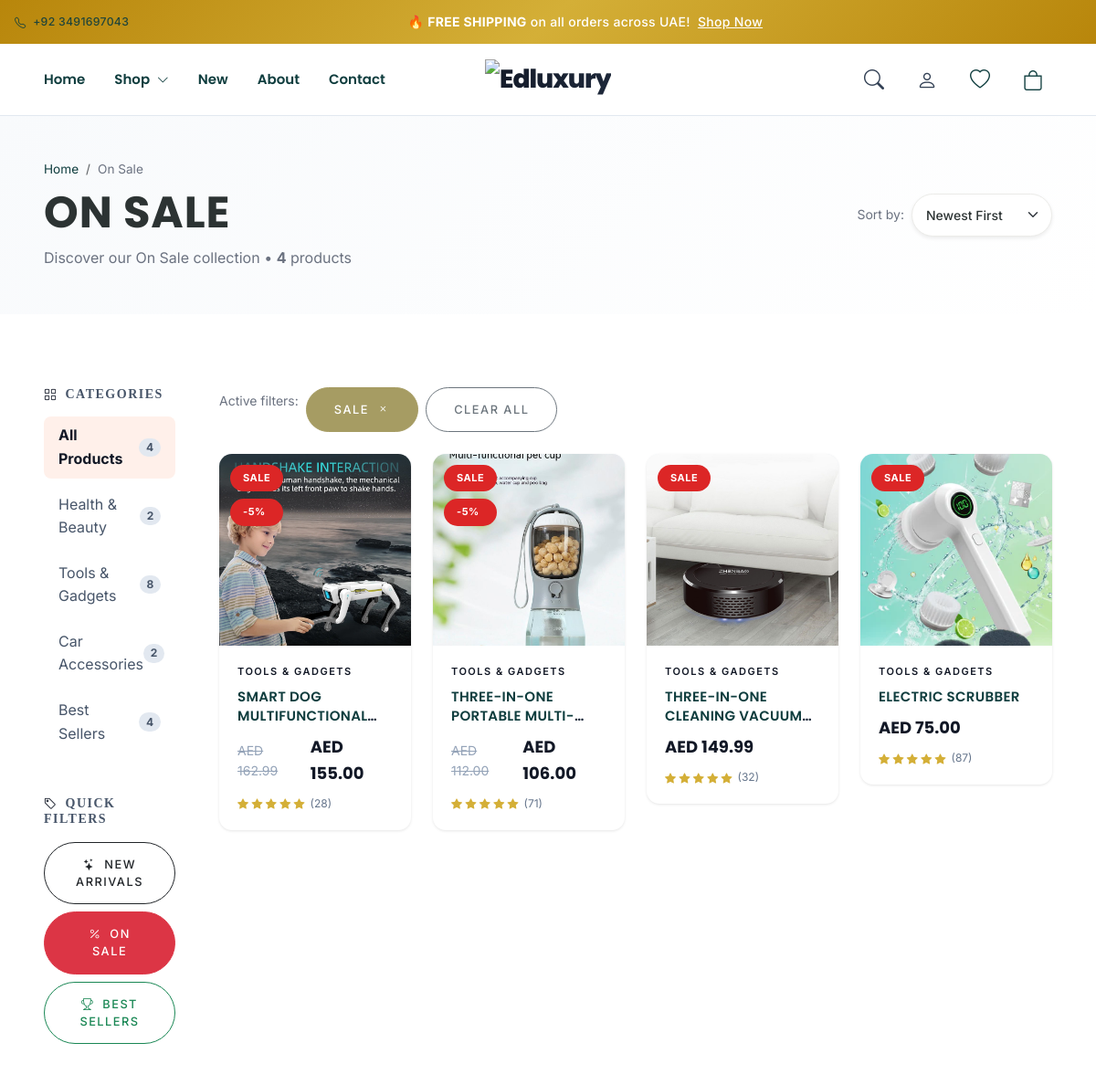
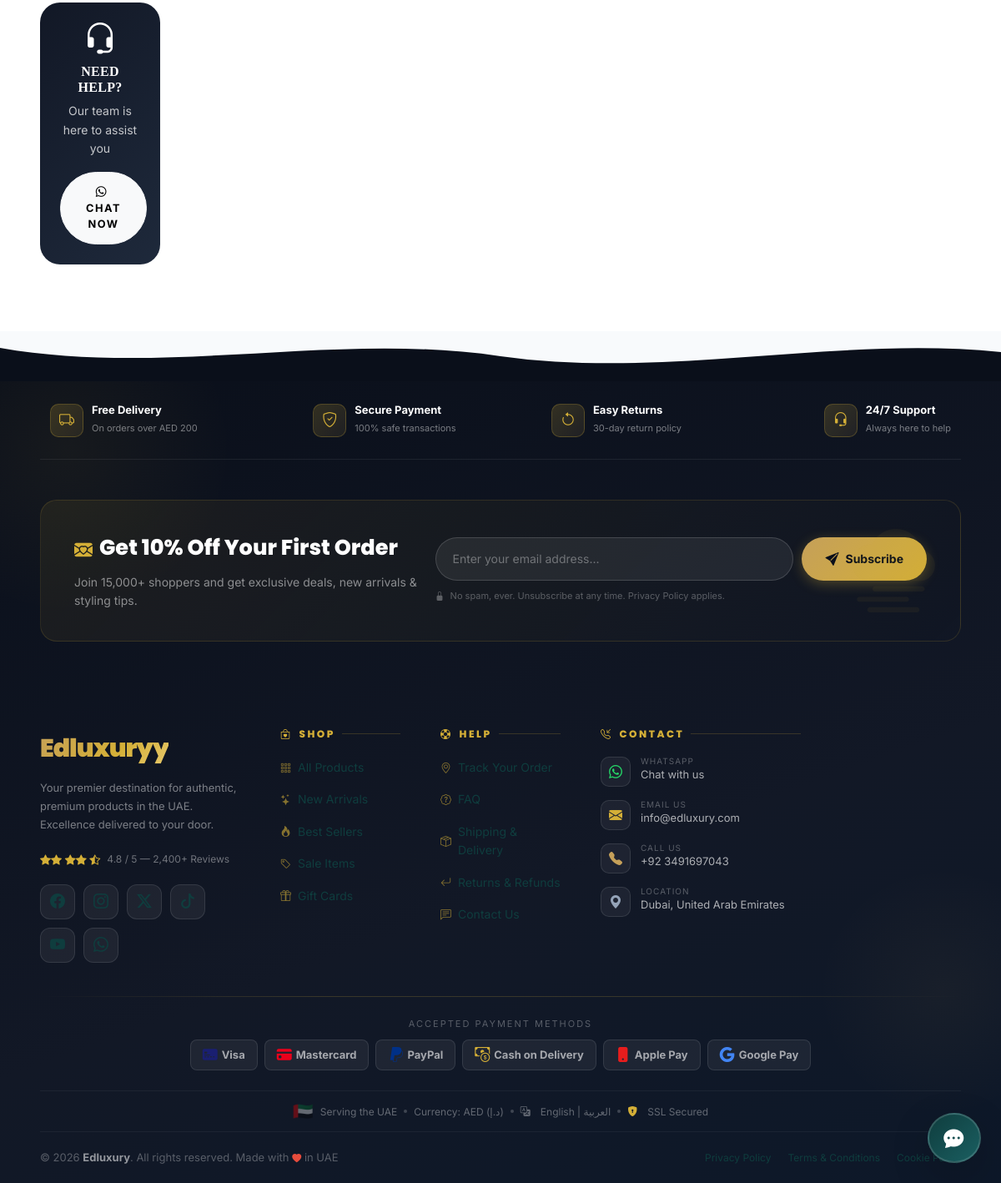
Screenshot of /products.php?badge=sale with the database file from the repository (2 pictures, top to bottom).
### tables this page shows
CREATE TABLE `categories` (
  `id` int(11) UNSIGNED NOT NULL,
  `name` varchar(100) NOT NULL,
  `slug` varchar(100) NOT NULL,
  `description` text DEFAULT NULL,
  `parent_id` int(11) UNSIGNED DEFAULT NULL,
  `image` varchar(255) DEFAULT NULL,
  `meta_title` varchar(200) DEFAULT NULL,
  `meta_description` text DEFAULT NULL,
  `status` enum('active','inactive') DEFAULT 'active',
  `sort_order` int(11) DEFAULT 0,
  `created_at` timestamp NOT NULL DEFAULT current_timestamp(),
  `updated_at` timestamp NOT NULL DEFAULT current_timestamp() ON UPDATE current_timestamp()
);

CREATE TABLE `products` (
  `id` int(11) UNSIGNED NOT NULL,
  `category_id` int(11) UNSIGNED DEFAULT NULL,
  `name` varchar(200) NOT NULL,
  `name_ar` varchar(300) DEFAULT NULL,
  `slug` varchar(200) NOT NULL,
  `sku` varchar(50) DEFAULT NULL,
  `barcode` varchar(50) DEFAULT NULL,
  `description` text DEFAULT NULL,
  `short_description` varchar(500) DEFAULT NULL,
  `price` decimal(10,2) NOT NULL,
  `compare_price` decimal(10,2) DEFAULT NULL,
  `cost_price` decimal(10,2) DEFAULT NULL,
  `stock_quantity` int(11) DEFAULT 0,
  `low_stock_threshold` int(11) DEFAULT 5,
  `weight` decimal(8,2) DEFAULT NULL,
  `dimensions` varchar(100) DEFAULT NULL,
  `badge` enum('none','new','hot','sale','limited') DEFAULT 'none',
  `featured` tinyint(1) DEFAULT 0,
  `is_winning` tinyint(1) DEFAULT 0,
  `meta_title` varchar(200) DEFAULT NULL,
  `meta_description` text DEFAULT NULL,
  `status` enum('active','inactive','draft') DEFAULT 'active',
  `created_at` timestamp NOT NULL DEFAULT current_timestamp(),
  `updated_at` timestamp NOT NULL DEFAULT current_timestamp() ON UPDATE current_timestamp(),
  `video_url` varchar(500) DEFAULT NULL,
  `countdown_end` datetime DEFAULT NULL,
  `show_countdown` tinyint(1) DEFAULT 0,
  `highlights` text DEFAULT NULL,
  `show_stock_bar` tinyint(1) DEFAULT 0,
  `custom_buy_button` varchar(100) DEFAULT NULL
);

CREATE TABLE `product_images` (
  `id` int(11) UNSIGNED NOT NULL,
  `product_id` int(11) UNSIGNED NOT NULL,
  `image_path` varchar(255) NOT NULL,
  `alt_text` varchar(200) DEFAULT NULL,
  `sort_order` int(11) DEFAULT 0,
  `is_primary` tinyint(1) DEFAULT 0,
  `created_at` timestamp NOT NULL DEFAULT current_timestamp()
);

### products.php (the view, shortened to what the rows shown need)
<?php
$page = isset($_GET['page']) ? max(1, intval($_GET['page'])) : 1;
$categorySlug = $_GET['category'] ?? null;
$sort = $_GET['sort'] ?? 'newest';
$badge = $_GET['badge'] ?? null;
$pageTitle = 'Shop All';
require_once 'includes/header.php';
$db = Database::getInstance();
$where = ["p.status = 'active'"];
$params = [];
if ($badge) {
    $where[] = "p.badge = ?";
    $params[] = $badge;
    $badgeTitles = [
        'new' => 'New Arrivals',
        'sale' => 'On Sale',
        'bestseller' => 'Best Sellers',
        'hot' => 'Hot Products'
    ];
    $pageTitle = $badgeTitles[$badge] ?? ucfirst($badge);
}
$sortMap = [
    'newest' => 'p.created_at DESC',
    'price_low' => 'p.price ASC',
    'price_high' => 'p.price DESC',
    'name_asc' => 'p.name ASC',
    'popular' => 'p.views DESC'
];
$orderBy = $sortMap[$sort] ?? 'p.created_at DESC';
$perPage = 12;
$offset = ($page - 1) * $perPage;
$whereSql = implode(' AND ', $where);
$sql = "SELECT p.*, c.name as category_name
        FROM products p
        LEFT JOIN categories c ON p.category_id = c.id
        WHERE $whereSql
        ORDER BY $orderBy
        LIMIT $perPage OFFSET $offset";
$products = $db->fetchAll($sql, $params);
$categories = $db->fetchAll("SELECT c.*, COUNT(p.id) as product_count
                              FROM categories c
                              LEFT JOIN products p ON c.id = p.category_id AND p.status = 'active'
                              WHERE c.status = 'active'
                              GROUP BY c.id
                              ORDER BY c.sort_order ASC");
?>
<section class="py-5" style="background: linear-gradient(135deg, var(--sh-gray-50) 0%, var(--sh-white) 100%);">
    <div class="container-fluid px-3 px-md-4 px-lg-5">
        <div class="row align-items-center">
            <div class="col-lg-8">
                <h1 class="sh-heading-1 mb-2" data-aos="fade-right" data-aos-delay="100">
                    <?php echo Security::escape($pageTitle); ?>
                </h1>
            </div>
        </div>
    </div>
</section>
<section class="sh-section">
    <div class="container-fluid px-3 px-md-4 px-lg-5">
        <div class="row g-4 g-lg-5">
            <div class="col-lg-3 col-xl-2 d-none d-lg-block">
                <div class="position-sticky" style="top: 100px;">
                    <div class="mb-5">
                        <ul class="list-unstyled">
                            <?php foreach ($categories as $cat): ?>
                                <li class="mb-2">
                                    <a href="<?php echo Helpers::url('products.php?category=' . $cat['slug'] . ($badge ? "&badge=$badge" : '')); ?>"
                                        class="d-flex align-items-center justify-content-between text-decoration-none py-2 px-3 rounded-3
                                              <?php echo $categorySlug === $cat['slug'] ? 'fw-bold' : ''; ?>" style="background: <?php echo $categorySlug === $cat['slug'] ? 'rgba(255,107,53,0.1)' : 'transparent'; ?>;
                                              color: <?php echo $categorySlug === $cat['slug'] ? 'var(--sh-primary)' : 'var(--sh-gray-600)'; ?>;
                                              transition: all 0.2s;">
                                        <span><?php echo Security::escape($cat['name']); ?></span>
                                        <span class="badge rounded-pill"
                                            style="background: var(--sh-gray-200); color: var(--sh-gray-600);">
                                            <?php echo $cat['product_count']; ?>
                                        </span>
                                    </a>
                                </li>
                            <?php endforeach; ?>
                        </ul>
                    </div>
                </div>
            </div>
            <div class="col-lg-9 col-xl-10">
                <?php if (empty($products)): ?>
                    <div class="text-center py-5" data-aos="fade-up">
                        <div class="mb-4">
                            <i class="bi bi-search" style="font-size: 5rem; color: var(--sh-gray-300);"></i>
                        </div>
                        <h3 class="fw-bold mb-2">No products found</h3>
                        <p class="text-muted mb-4">Try adjusting your filters or search for something else.</p>
                        <a href="<?php echo Helpers::url('products.php'); ?>" class="sh-btn sh-btn-primary">
                            <i class="bi bi-arrow-left me-2"></i> View All Products
                        </a>
                    </div>
                <?php else: ?>
                    <div class="row g-3 g-md-4">
                        <?php foreach ($products as $index => $product): ?>
                            <?php
                            $images = $db->fetchAll("SELECT image_path FROM product_images WHERE product_id = ? ORDER BY is_primary DESC, sort_order ASC LIMIT 2", [$product['id']]);
                            $primaryImg = !empty($images[0]) ? Helpers::upload($images[0]['image_path']) : Helpers::asset('images/placeholder-product.jpg');
                            ?>
                            <div class="col-6 col-md-4 col-xl-3" data-aos="fade-up"
                                data-aos-delay="<?php echo ($index % 4) * 50; ?>">
                                <div class="sh-product-card">
                                    <div class="sh-product-media">
                                        <div class="sh-product-badges">
                                            <?php if (!empty($product['badge']) && $product['badge'] !== 'none'): ?>
                                                <span class="sh-badge sh-badge-<?php echo $product['badge']; ?>">
                                                    <?php echo strtoupper($product['badge']); ?>
                                                </span>
                                            <?php endif; ?>
                                            <?php if (!empty($product['compare_price']) && $product['compare_price'] > $product['price']): ?>
                                                <?php $discount = round((($product['compare_price'] - $product['price']) / $product['compare_price']) * 100); ?>
                                                <span class="sh-badge sh-badge-sale">-<?php echo $discount; ?>%</span>
                                            <?php endif; ?>
                                        </div>
                                        <a href="<?php echo Helpers::url('product.php?slug=' . $product['slug']); ?>">
                                            <img src="<?php echo $primaryImg; ?>"
                                                alt="<?php echo Security::escape($product['name']); ?>" loading="lazy">
                                        </a>
                                    </div>
                                    <div class="sh-product-info">
                                        <p class="sh-product-vendor">
                                            <?php echo Security::escape($product['category_name'] ?? ''); ?>
                                        </p>
                                        <h3 class="sh-product-title">
                                            <a href="<?php echo Helpers::url('product.php?slug=' . $product['slug']); ?>">
                                                <?php echo Security::escape($product['name']); ?>
                                            </a>
                                        </h3>
                                        <div class="sh-product-price">
                                            <?php if (!empty($product['compare_price']) && $product['compare_price'] > $product['price']): ?>
                                                <span
                                                    class="sh-price-compare"><?php echo Helpers::formatPrice($product['compare_price']); ?></span>
                                            <?php endif; ?>
                                            <span
                                                class="sh-price-current"><?php echo Helpers::formatPrice($product['price']); ?></span>
                                        </div>
                                        <div class="sh-product-rating">
                                            <span class="sh-stars">
                                                <i class="bi bi-star-fill"></i>
                                                <i class="bi bi-star-fill"></i>
                                                <i class="bi bi-star-fill"></i>
                                                <i class="bi bi-star-fill"></i>
                                                <i class="bi bi-star-fill"></i>
                                            </span>
                                            <span class="sh-rating-count">(<?php echo rand(10, 120); ?>)</span>
                                        </div>
                                    </div>
                                </div>
                            </div>
                        <?php endforeach; ?>
                    </div>
                <?php endif; ?>
            </div>
        </div>
    </div>
</section>
<?php require_once 'includes/footer.php'; ?>

### rows the page displays
categories: name "Health & Beauty", product_count "2"
categories: name "Tools & Gadgets", product_count "8"
categories: name "Car Accessories", product_count "2"
categories: name "Best Sellers", product_count "4"
products: badge "SALE", discount "5", product_images.image_path (picture), category.name "TOOLS & GADGETS", name "SMART DOG…", compare_price "AED 162.99", price "AED 155.00"
products: badge "SALE", discount "5", product_images.image_path (picture), category.name "TOOLS & GADGETS", name "THREE-IN-ONE…", compare_price "AED 112.00", price "AED 106.00"
products: badge "SALE", product_images.image_path (picture), category.name "TOOLS & GADGETS", name "THREE-IN-ONE CLEANING…", price "AED 149.99"
products: badge "SALE", product_images.image_path (picture), category.name "TOOLS & GADGETS", name "ELECTRIC SCRUBBER", price "AED 75.00"

### other values shown
$theme->get('contact_phone', '+971 50 000 0000') "+92 3491697043"
Security::escape($pageTitle) "On Sale"
Security::escape($pageTitle) "ON SALE"
Security::escape($pageDescription) "Discover our On Sale collection"
$total "4"
$badge "SALE"
$theme->get('contact_email', 'info@edluxury.ae') "info@edluxury.com"
